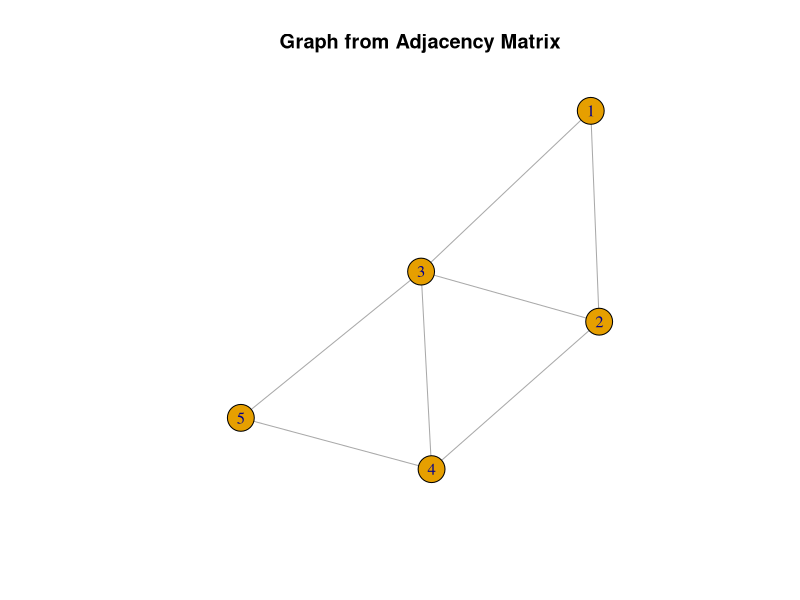
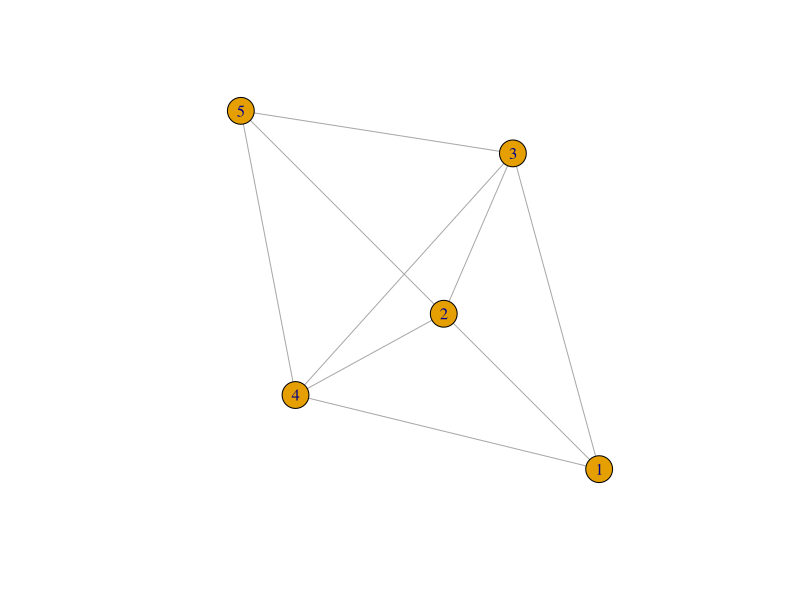

The R script that drew these images, in order:
library(igraph)

adj_matrix <- matrix(c(0, 1, 1, 0, 0,
                       1, 0, 1, 1, 0,
                       1, 1, 0, 1, 1,
                       0, 1, 1, 0, 1,
                       0, 0, 1, 1, 0), nrow = 5, byrow = TRUE)

g <- graph_from_adjacency_matrix(adj_matrix, mode = "undirected")

plot(g, main = "Graph from Adjacency Matrix")

g <- add.edges(g, edges = c(2,5, 1,4))
plot(g)

dfs(g,1)